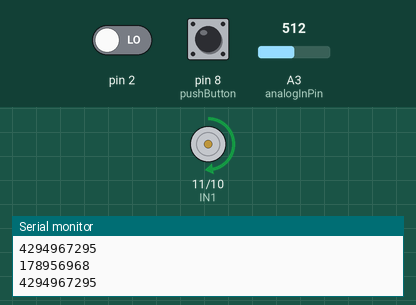
Recording of a sketch running on a simulated Arduino Uno, built with avr-gcc and run on an emulated ATmega328P. Shown: motor-driver pin pairs drawn as motors (green arrow = first pin HIGH = forward, orange = second pin HIGH = backward, longer = more drive, scaled by the enable pin), the last lines printed to the serial monitor. The inputs (shaded band) are chosen by the test bench; at power-on: A3 (analogInPin) = 512, pin 8 (pushButton) HIGH, pin 2 LOW.

Above: at 1.2 s.
1.3 s: A3 (analogInPin) set to 716
At 1.7 s:
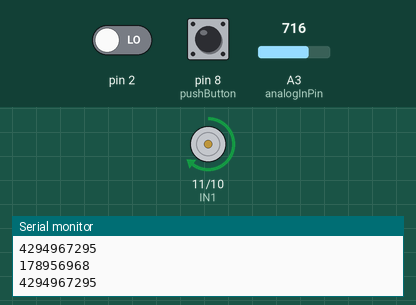
2.8 s: pin 8 (pushButton) pulled LOW for 0.15 s
At 2.89 s:
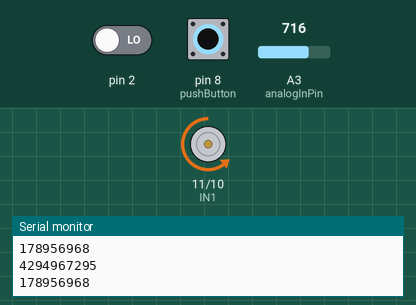
4.4 s: A3 (analogInPin) set to 900
At 4.7 s:
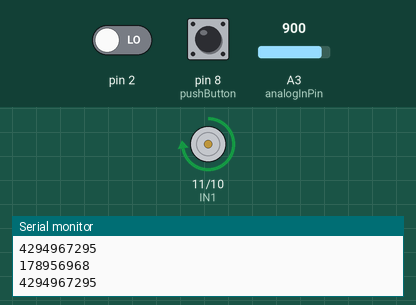
5.9 s: pin 8 (pushButton) pulled LOW for 1 s
At 6.7 s:
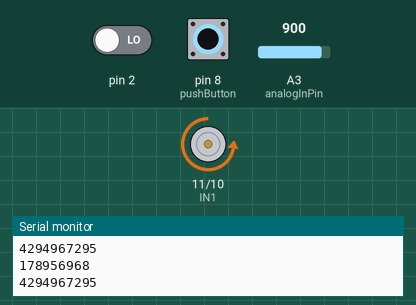
8.4 s: A3 (analogInPin) set to 122
At 8.7 s:
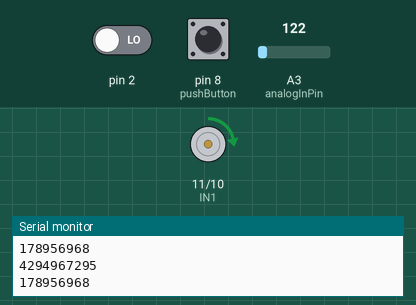
9.9 s: pin 8 (pushButton) pulled LOW for 0.15 s
At 9.99 s:
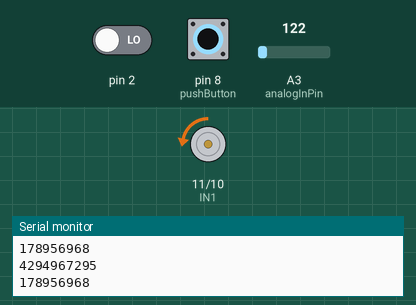
Timing chart, 0 to 12.5 s (numbered marks = the images above; inputs shaded):
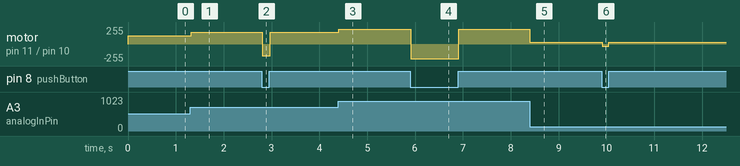

The sketch:

sketch_apr10a.ino
```cpp
int PWM_PIN=9;
int pushButton=8;
int IN1=11;
int IN2=10;
int analogInPin=A3;
unsigned long t0;
 unsigned long t;

void ISRHandler(){

  unsigned long t1=millis();
  t = t1-t0; //ms
  t0=t1;
  }

void setup(){

  Serial.begin(9600);
  pinMode(IN1,OUTPUT);
  pinMode(IN2,OUTPUT);
  pinMode(pushButton,INPUT_PULLUP);
  pinMode(analogInPin,INPUT);
  pinMode(PWM_PIN,OUTPUT);
  pinMode(2,INPUT);
  digitalWrite(IN1,LOW);
  digitalWrite(IN2,HIGH);

  attachInterrupt(0,ISRHandler,RISING);
  t0=0;
}

void loop() {


  int GuageValue =0;
  int outputValue=0;
  GuageValue = analogRead(analogInPin);
  outputValue=map(GuageValue , 0 , 1023 , 0 , 255);
  analogWrite(PWM_PIN,outputValue);


  int buttonState=digitalRead(pushButton);
  if(buttonState==0){
    digitalWrite(IN1,LOW);
    digitalWrite(IN2,HIGH);
    }
  else{

      digitalWrite(IN1,HIGH);
      digitalWrite(IN2,LOW);
    }
    unsigned long f = 1000/t;
  unsigned long w = (60*f)/24;

  Serial.println(f);
  Serial.println(w);
}
```

Measured:
- after the input at 1.3 s, motor on pin 11 (IN1) / pin 10 (IN2): forward 127/255 → forward 178/255 at once
- after the input at 2.8 s, motor on pin 11 (IN1) / pin 10 (IN2): forward 178/255 → backward 178/255 at once, → forward 178/255 0.17 s later
- after the input at 4.4 s, motor on pin 11 (IN1) / pin 10 (IN2): forward 178/255 → forward 224/255 at once
- after the input at 5.9 s, motor on pin 11 (IN1) / pin 10 (IN2): forward 224/255 → backward 224/255 at once, → forward 224/255 1.0 s later
- after the input at 8.4 s, motor on pin 11 (IN1) / pin 10 (IN2): forward 224/255 → forward 30/255 at once
- after the input at 9.9 s, motor on pin 11 (IN1) / pin 10 (IN2): forward 30/255 → backward 30/255 at once, → forward 30/255 0.14 s later
